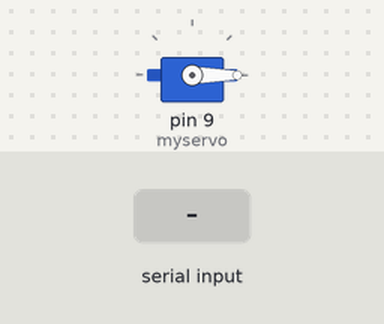
This sketch was run on a simulated Arduino Uno, built with avr-gcc and run on an emulated ATmega328P. Parts: servo. Inputs (shaded band) come from the test bench. What the sketch prints to the serial monitor is not drawn.

Above: at 1.2 s.
1.3 s: "1\n" received over Serial
At 1.76 s:
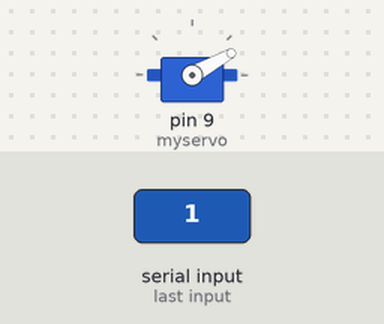
At 4.3 s:
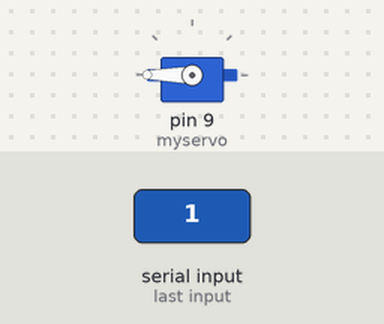
Timing chart, 0 to 9.3 s (numbered marks = the images above; inputs shaded):
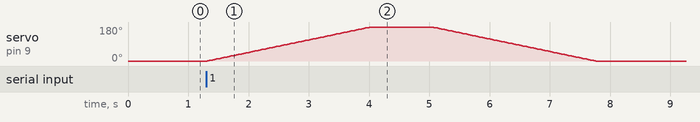

Measured:
- after the input at 1.3 s, servo on pin 9 (myservo): rises from 0° to 180° in 2.7 s, then falls to 0° in 3.7 s

The sketch:

demo_code.ino
```cpp
#include <Servo.h>
#include <SoftwareSerial.h>

Servo myservo;  // create servo object to control a servo
SoftwareSerial MySerial(2, 3); // RX | TX
// twelve servo objects can be created on most boards

int pos = 0;    // variable to store the servo position
int closed = true;
int flag = 0;


// defines pins numbers
const int trigPin = 7;
const int echoPin = 8;
// defines variables
long duration;
int distance;
int times;

void setup() {
  pinMode(trigPin, OUTPUT); // Sets the trigPin as an Output
  pinMode(echoPin, INPUT); // Sets the echoPin as an Input
  Serial.begin(9600);
  MySerial.begin(9600);
  myservo.attach(9);  // attaches the servo on pin 9 to the servo object
  myservo.write(0);
  Serial.println("1. Servo");
  Serial.println("2. Ultrasonic");
  Serial.println("3. Bluetooth");
  Serial.println("4. Load");
}

void loop() {
  delay(100);
  Serial.println("Which sensor would you like to read? ");

  while (Serial.available() == 0) {
  }

  int choice = Serial.parseInt();
  if(choice == 1){
    openHatch();
    delay(1000);
    closeHatch();
  } else if(choice == 2){
    for(int i = 0; i < 100; i++){
      digitalWrite(trigPin, LOW);
      delayMicroseconds(2);
      // Sets the trigPin on HIGH state for 10 micro seconds
      digitalWrite(trigPin, HIGH);
      delayMicroseconds(10);
      digitalWrite(trigPin, LOW);
      // Reads the echoPin, returns the sound wave travel time in microseconds
      duration = pulseIn(echoPin, HIGH);
      // Calculating the distance
      distance = duration * 0.034 / 2;
      // Prints the distance on the Serial Monitor
      Serial.print("Distance: ");
      Serial.print(distance);
      Serial.println(" cm");
      if(distance <= 10){
        times = times + 1;
      } else {
        times = 0;
      }
      if(times == 5){
        Serial.println("Your pet is by the pet feeder");
      }
    }
  } else if (choice == 3){ // bluetooth
    Serial.println("Waiting for Bluetooth message....");
    while(1){
    if(MySerial.available()){
      flag = MySerial.read();
      char letter = flag;
      if(flag != 10 && flag != 13 && flag != 0 && letter != ';'){
      Serial.print(letter);
      }
      if(letter == ';'){
        break;
        }
    }
   }
   Serial.print('\n');
  }
}

void openHatch() {
  if(closed == false){
    return;
  }
  for (pos = 0; pos <= 180; pos += 1) { // goes from 0 degrees to 180 degrees
    // in steps of 1 degree
    myservo.write(pos);              // tell servo to go to position in variable 'pos'
    delay(15);                       // waits 15ms for the servo to reach the position
  }
  closed = false;
}

void closeHatch() {
  if(closed == true){
    return;
  }
    for (pos = 180; pos >= 0; pos -= 1) { // goes from 180 degrees to 0 degrees
    myservo.write(pos);              // tell servo to go to position in variable 'pos'
    delay(15);                       // waits 15ms for the servo to reach the position
  }
  closed = true;
}
```
